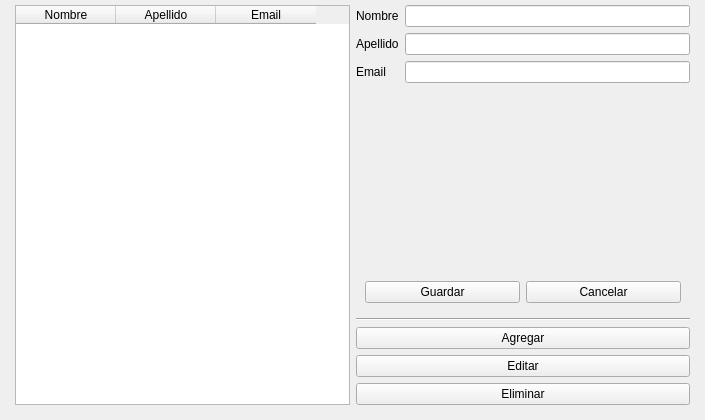
<?xml version="1.0" encoding="UTF-8"?>
<ui version="4.0">
 <class>MainWindow</class>
 <widget class="QMainWindow" name="MainWindow">
  <property name="geometry">
   <rect>
    <x>0</x>
    <y>0</y>
    <width>705</width>
    <height>420</height>
   </rect>
  </property>
  <property name="minimumSize">
   <size>
    <width>700</width>
    <height>420</height>
   </size>
  </property>
  <property name="windowTitle">
   <string>MainWindow</string>
  </property>
  <widget class="QWidget" name="centralwidget">
   <layout class="QHBoxLayout" name="horizontalLayout">
    <property name="leftMargin">
     <number>15</number>
    </property>
    <property name="topMargin">
     <number>5</number>
    </property>
    <property name="rightMargin">
     <number>15</number>
    </property>
    <property name="bottomMargin">
     <number>15</number>
    </property>
    <item>
     <widget class="QTableWidget" name="tabla">
      <column>
       <property name="text">
        <string>Nombre</string>
       </property>
      </column>
      <column>
       <property name="text">
        <string>Apellido</string>
       </property>
      </column>
      <column>
       <property name="text">
        <string>Email</string>
       </property>
      </column>
     </widget>
    </item>
    <item>
     <layout class="QVBoxLayout" name="verticalLayout">
      <item>
       <layout class="QFormLayout" name="formLayout">
        <item row="0" column="0">
         <widget class="QLabel" name="labelNombre">
          <property name="text">
           <string>Nombre</string>
          </property>
         </widget>
        </item>
        <item row="0" column="1">
         <widget class="QLineEdit" name="nombreInput"/>
        </item>
        <item row="1" column="0">
         <widget class="QLabel" name="labelApellido">
          <property name="text">
           <string>Apellido</string>
          </property>
         </widget>
        </item>
        <item row="1" column="1">
         <widget class="QLineEdit" name="apellidoInput"/>
        </item>
        <item row="2" column="0">
         <widget class="QLabel" name="labelEmail">
          <property name="text">
           <string>Email</string>
          </property>
         </widget>
        </item>
        <item row="2" column="1">
         <widget class="QLineEdit" name="emailInput"/>
        </item>
       </layout>
      </item>
      <item>
       <spacer name="verticalSpacer">
        <property name="orientation">
         <enum>Qt::Vertical</enum>
        </property>
        <property name="sizeHint" stdset="0">
         <size>
          <width>20</width>
          <height>40</height>
         </size>
        </property>
       </spacer>
      </item>
      <item>
       <widget class="QWidget" name="wgBotones" native="true">
        <property name="visible">
         <bool>false</bool>
        </property>
        <layout class="QGridLayout" name="gridLayout">
         <item row="0" column="1">
          <widget class="QPushButton" name="btnGuardar">
           <property name="visible">
            <bool>false</bool>
           </property>
           <property name="text">
            <string>Guardar</string>
           </property>
          </widget>
         </item>
         <item row="0" column="2">
          <widget class="QPushButton" name="btnCancelar">
           <property name="visible">
            <bool>false</bool>
           </property>
           <property name="text">
            <string>Cancelar</string>
           </property>
          </widget>
         </item>
        </layout>
       </widget>
      </item>
      <item>
       <widget class="Line" name="line">
        <property name="orientation">
         <enum>Qt::Horizontal</enum>
        </property>
       </widget>
      </item>
      <item>
       <widget class="QPushButton" name="btnAgregar">
        <property name="text">
         <string>Agregar</string>
        </property>
       </widget>
      </item>
      <item>
       <widget class="QPushButton" name="btnEditar">
        <property name="text">
         <string>Editar</string>
        </property>
       </widget>
      </item>
      <item>
       <widget class="QPushButton" name="btnEliminar">
        <property name="text">
         <string>Eliminar</string>
        </property>
       </widget>
      </item>
     </layout>
    </item>
   </layout>
  </widget>
 </widget>
 <resources/>
 <connections/>
</ui>
